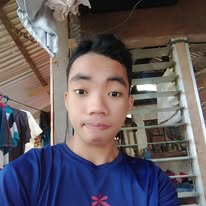
#> input picture Resources/Photos/mike.jpg, 206 x 206 px
$ python blurring.py
#> lines starting #> are read from the running program, lines starting #| are printed output that depends on the picture
#pylint:disable=no-member

import cv2 as cv

img = cv.imread('../Resources/Photos/mike.jpg')
#> img is the input picture: shape (206, 206, 3); mean B, G, R 97.5, 91.9, 100.2
cv.imshow('Mike', img)

# Averaging
average = cv.blur(img, (3,3))
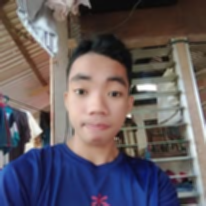
#> average: shape (206, 206, 3); mean B, G, R 97.5, 91.9, 100.2
cv.imshow('Average Blur', average)

# Gaussian Blur
gauss = cv.GaussianBlur(img, (3,3), 0)
cv.imshow('Gaussian Blur', gauss)

# Median Blur
median = cv.medianBlur(img, 3)
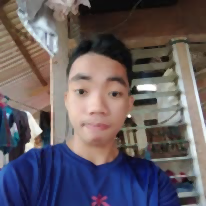
#> median: shape (206, 206, 3); mean B, G, R 97.6, 92, 100.3
cv.imshow('Median Blur', median)

# Bilateral
bilateral = cv.bilateralFilter(img, 10, 35, 25)
cv.imshow('Bilateral', bilateral)

cv.waitKey(0)

$ run again, with Resources/Photos/ivan.jpg copied over Resources/Photos/mike.jpg
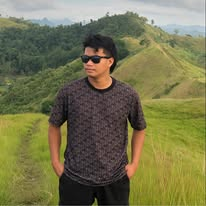
#> input picture Resources/Photos/ivan.jpg, 206 x 206 px
#> img is the input picture: shape (206, 206, 3); mean B, G, R 78.8, 117, 119.3
#> `average = cv.blur(img, (3,3))`:
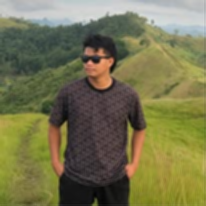
#> average: shape (206, 206, 3); mean B, G, R 78.9, 117, 119.3

$ run again, with Resources/Photos/jerry.jpg copied over Resources/Photos/mike.jpg
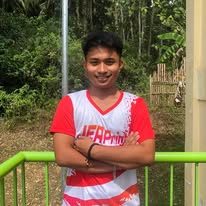
#> input picture Resources/Photos/jerry.jpg, 206 x 206 px
#> img is the input picture: shape (206, 206, 3); mean B, G, R 74.3, 102.4, 123.1
#> `average = cv.blur(img, (3,3))`:
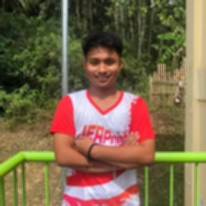
#> average: shape (206, 206, 3); mean B, G, R 74.3, 102.4, 123.1
#> `median = cv.medianBlur(img, 3)`:
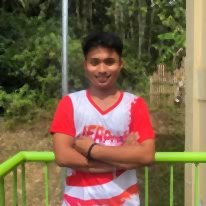
#> median: shape (206, 206, 3); mean B, G, R 73.9, 102, 122.8
